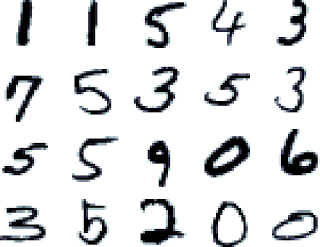
#> input picture numbers.png, 320 x 247 px
$ python test.py
#> lines starting #> are read from the running program, lines starting #| are printed output that depends on the picture
import cv2
import numpy as np
from matplotlib import pyplot as plt
import skimage.measure

def main():
    img = cv2.imread('numbers.png')
#> img is the input picture: shape (247, 320, 3); mean B, G, R 223, 221.7, 220.4
    img = cv2.cvtColor(img, cv2.COLOR_BGR2GRAY)
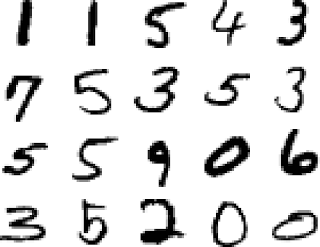
#> img: shape (247, 320); min 0, max 255, mean 221.4
    tempimg = img
    kernel = np.ones((1,10),np.float32)/10
    print(kernel)
    tempimg = skimage.measure.block_reduce(tempimg, (2,2), np.mean)
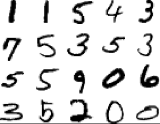
#> tempimg: shape (124, 160) float64; min 0, max 255, mean 220.6
    print(tempimg.shape)
#| (124, 160)
    '''
    roi = img[50:150, 50:150]
    img[200:300, 200:300] = roi
    '''
    plt.subplot(231),plt.imshow(img,'gray')
    plt.subplot(232),plt.imshow(tempimg,'gray')
    plt.show()
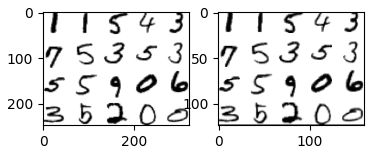
#> figure drawn by matplotlib, 2 panels


if __name__ == '__main__':
    main()
